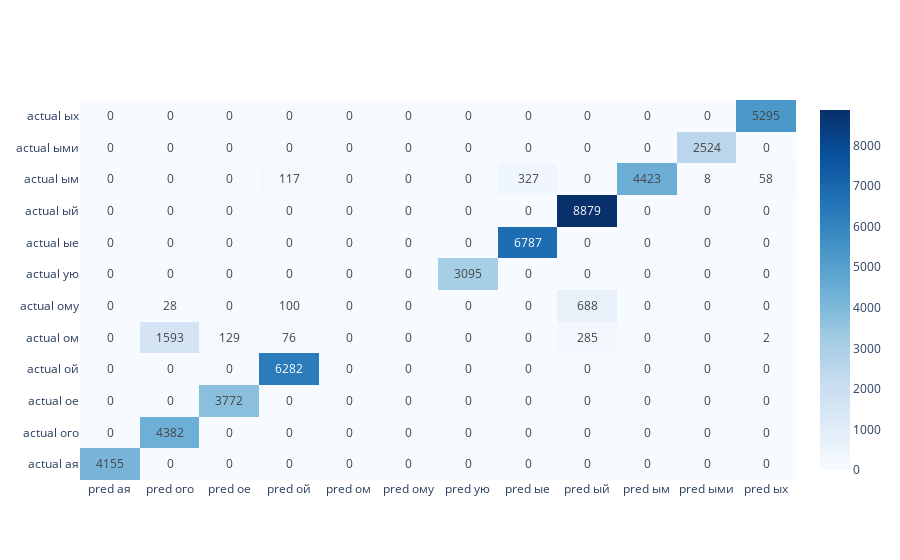
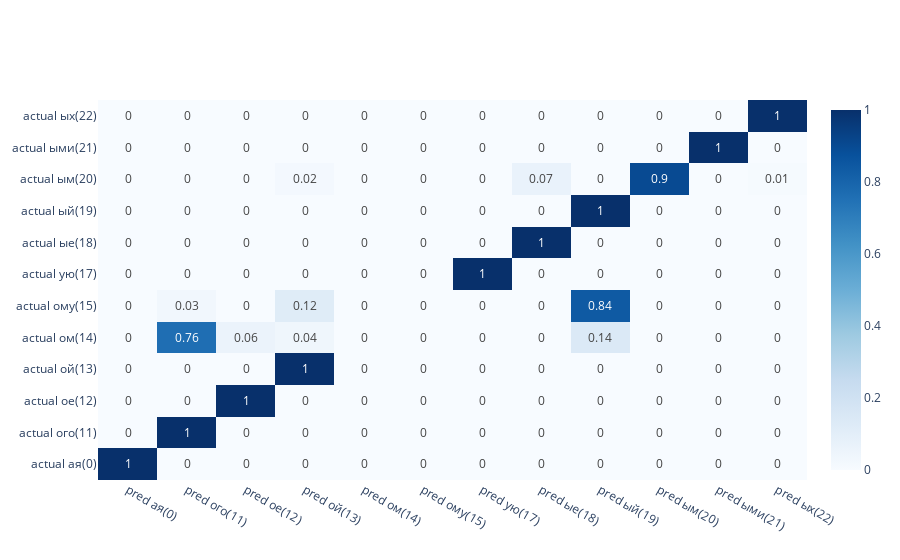

These figures' notebook cell, in order:
### Markdown cell above
Context size = 7

### Code cell
tasks = get_tasks(bucket,
 'datasphere/agreementproject/job_info/job_agreementproject_08:02:06.256541.txt')

loader = S3TrainingLogsLoader(bucket, project_name)
metrics = loader.load_metrics(tasks)

unzipped_folder = (Loc.root_path /
                   'temp'/'training_results' /
                   f'{tasks[0]}.unzipped')
result_df = pd.read_parquet(unzipped_folder/'output'/'result_df.parquet')
y_true, y_pred = get_true_and_pred(result_df)

plot_metrics(metrics, tasks[0])
sorted_nums = sorted(list(y_true.unique()))
cm = pd.DataFrame(
    confusion_matrix(y_true, y_pred,
                        # normalize='true'
                     ).round(2),
    columns=[f'pred {ending_by_num[n]}' for n in sorted_nums],
    index=[f'actual {ending_by_num[n]}' for n in sorted_nums]
)
plot_cm(cm)
cm = pd.DataFrame(
    confusion_matrix(y_true, y_pred,
                        normalize='true'
                     ).round(2),
    columns=[f'pred {ending_by_num[n]}({n})' for n in sorted_nums],
    index=[f'actual {ending_by_num[n]}({n})' for n in sorted_nums]
)
plot_cm(cm)

### Figure 1 — Plotly figure (JSON) as saved in the notebook; plotly's stock layout.template omitted (floating-point values rounded to 4 significant figures; data arrays with more than 128 entries replaced by an {"elided": "..."} marker saying what was removed)
{"data": [{"colorscale": [[0, "rgb(247,251,255)"], [0.125, "rgb(222,235,247)"], [0.25, "rgb(198,219,239)"], [0.375, "rgb(158,202,225)"], [0.5, "rgb(107,174,214)"], [0.625, "rgb(66,146,198)"], [0.75, "rgb(33,113,181)"], [0.875, "rgb(8,81,156)"], [1, "rgb(8,48,107)"]], "text": {"elided": "12x12 int values"}, "texttemplate": "%{text}", "type": "heatmap", "x": ["pred ая", "pred ого", "pred ое", "pred ой", "pred ом", "pred ому", "pred ую", "pred ые", "pred ый", "pred ым", "pred ыми", "pred ых"], "y": ["actual ая", "actual ого", "actual ое", "actual ой", "actual ом", "actual ому", "actual ую", "actual ые", "actual ый", "actual ым", "actual ыми", "actual ых"], "z": {"elided": "12x12 int values"}}], "layout": {}}

### Figure 2 — Plotly figure (JSON) as saved in the notebook; plotly's stock layout.template omitted (floating-point values rounded to 4 significant figures; data arrays with more than 128 entries replaced by an {"elided": "..."} marker saying what was removed)
{"data": [{"colorscale": [[0, "rgb(247,251,255)"], [0.125, "rgb(222,235,247)"], [0.25, "rgb(198,219,239)"], [0.375, "rgb(158,202,225)"], [0.5, "rgb(107,174,214)"], [0.625, "rgb(66,146,198)"], [0.75, "rgb(33,113,181)"], [0.875, "rgb(8,81,156)"], [1, "rgb(8,48,107)"]], "text": {"elided": "12x12 float values"}, "texttemplate": "%{text}", "type": "heatmap", "x": ["pred ая(0)", "pred ого(11)", "pred ое(12)", "pred ой(13)", "pred ом(14)", "pred ому(15)", "pred ую(17)", "pred ые(18)", "pred ый(19)", "pred ым(20)", "pred ыми(21)", "pred ых(22)"], "y": ["actual ая(0)", "actual ого(11)", "actual ое(12)", "actual ой(13)", "actual ом(14)", "actual ому(15)", "actual ую(17)", "actual ые(18)", "actual ый(19)", "actual ым(20)", "actual ыми(21)", "actual ых(22)"], "z": {"elided": "12x12 float values"}}], "layout": {}}
